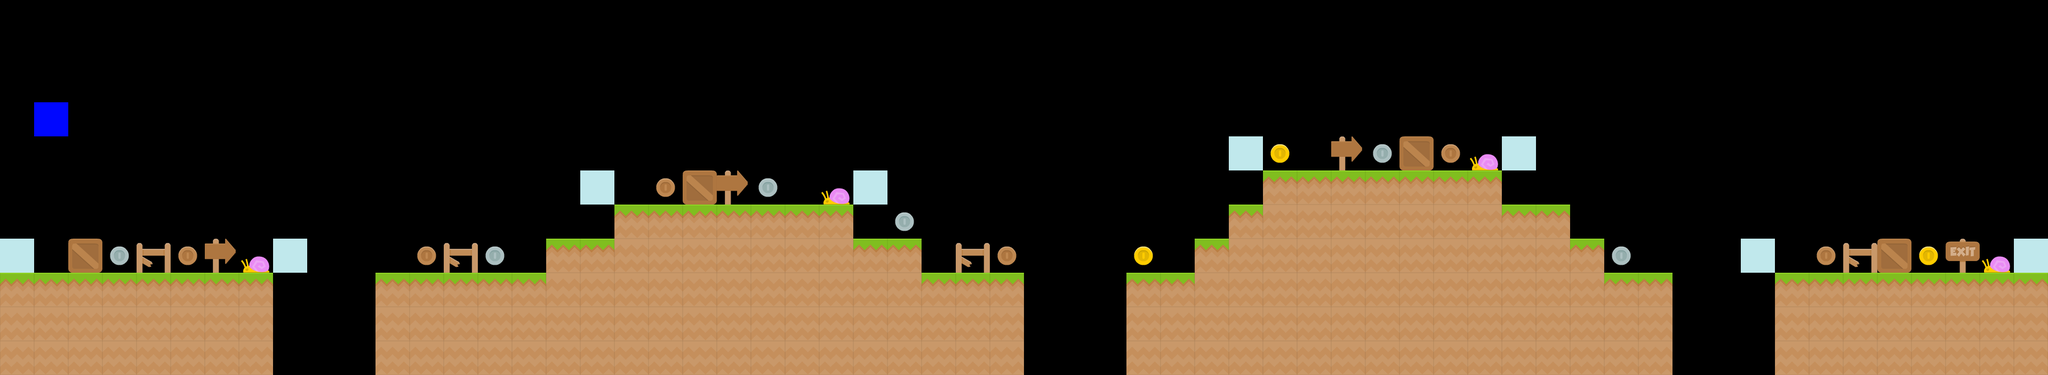

A 2D game scene composited from a Tiled map and its tileset images. What follows is a short description and the map's XML, with each tile layer's data collapsed to a summary:
An orthogonal 60x11 tile map with 64x64 px tiles, 7 tile layers (tile, player, constant, enemy, ...), 6 tilesets.

<map version="1.9" tiledversion="1.9.2" orientation="orthogonal" renderorder="right-down" width="60" height="11" tilewidth="64" tileheight="64" infinite="0" nextlayerid="9" nextobjectid="1">
 <tileset firstgid="1" source="grass_tiles.tsx" />
 <tileset firstgid="17" source="checkpoint_player.tsx" />
 <tileset firstgid="19" source="checkpoint_enemy.tsx" />
 <tileset firstgid="21" source="coin_tiles.tsx" />
 <tileset firstgid="24" source="french_tiles.tsx" />
 <tileset firstgid="29" source="box.tsx" />
 <layer id="1" name="tile" width="60" height="11">
  <data>[660 cells, 200 non-empty, 2 distinct tile ids]</data>
 </layer>
 <layer id="2" name="player" width="60" height="11">
  <data>[660 cells, 2 non-empty, 2 distinct tile ids]</data>
 </layer>
 <layer id="3" name="constant" width="60" height="11">
  <data>[660 cells, 8 non-empty, 1 distinct tile ids]</data>
 </layer>
 <layer id="4" name="enemy" width="60" height="11">
  <data>[660 cells, 4 non-empty, 1 distinct tile ids]</data>
 </layer>
 <layer id="5" name="coin" width="60" height="11">
  <data>[660 cells, 15 non-empty, 3 distinct tile ids]</data>
 </layer>
 <layer id="6" name="french" width="60" height="11">
  <data>[660 cells, 8 non-empty, 3 distinct tile ids]</data>
 </layer>
 <layer id="8" name="crate" width="60" height="11">
  <data>[660 cells, 4 non-empty, 1 distinct tile ids]</data>
 </layer>
</map>